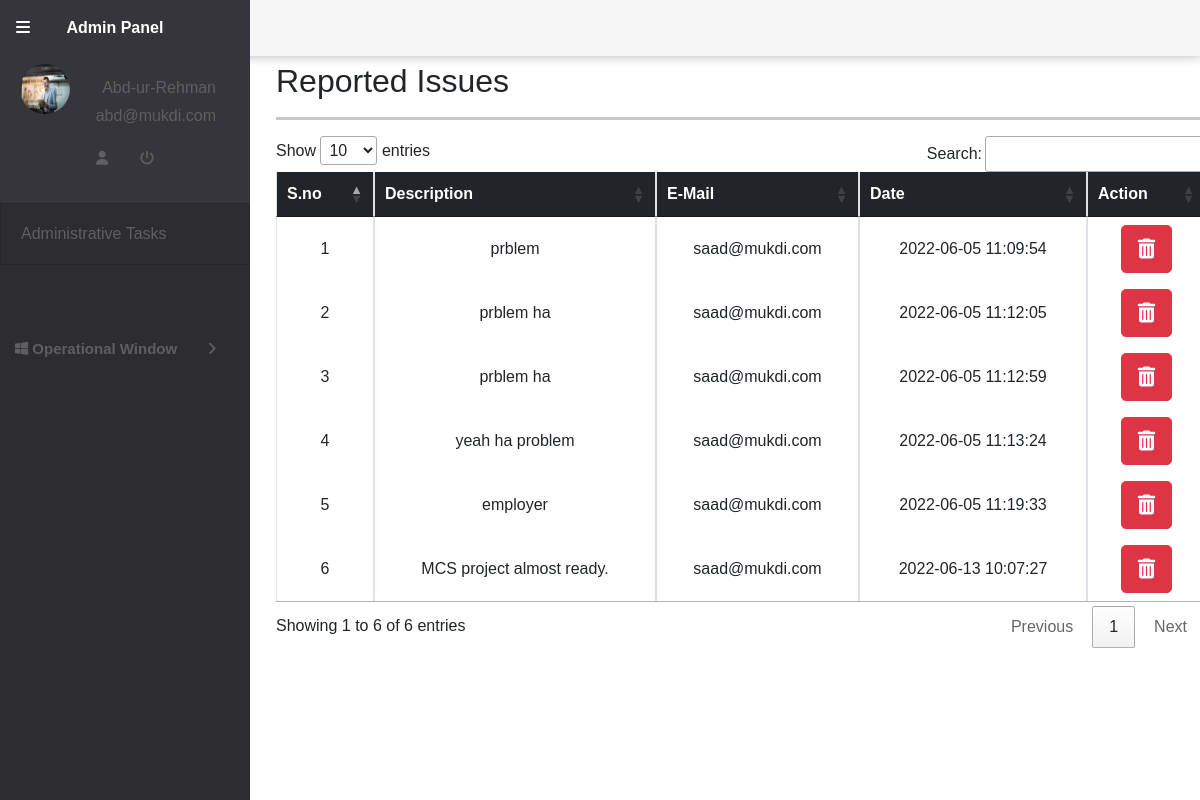
The page /admin_issues.php (signed in) on the database its author committed.
### admin_issues.php (the view, shortened to what this page needs)
<!DOCTYPE html>
<html>
	<head>
	<link href="https://cdn.jsdelivr.net/npm/bootstrap@5.1.3/dist/css/bootstrap.min.css" rel="stylesheet">
	<link rel="stylesheet" href="//cdn.datatables.net/1.10.20/css/jquery.dataTables.min.css">
    <link rel="stylesheet" href="style/design.css">
	</head>
	<body>
	<?php require 'partials/admin_panel.php'; ?>
<div class= 'content-bar'>
<div class='container' style='margin-bottom:30px;'>
<h2>Reported Issues</h2>
<?php
	if(1)
	{
	echo "
        <hr style='width:100%; height:3px;'>
			<table class='table table-bordered text-center table-hover table-responsive' id='myTable'>
  				<thead class='bg-dark text-white'>
    				<tr>
      					<th scope='col'>S.no</th>
      					<th scope='col'>Description</th>
      					<th scope='col'>E-Mail</th>
      					<th scope='col'>Date</th>
						<th scope='col'>Action</th>
						<th scope='col' style='display:none;'></th>
    				</tr>
  				</thead>
  					<tbody>";
					  	require 'partials/db_connect.php';
						$sql = 'SELECT * FROM `reported-issues`';
						$result = mysqli_query($conn, $sql);
          				$sno = 0;
          				while($row = mysqli_fetch_assoc($result))
						{
            			$sno = $sno + 1;
    					echo "<tr>
      						<td scope='row' style='padding-top:20px;'>".$sno."</td>
      						<td style='padding-top:20px;'>".$row['Description-report']."</td>
							<td style='padding-top:20px;'>".$row['Adress-mail']."</td>
							<td style='padding-top:20px;'>".$row['Date']."</td>
							<td><button class='delete_report btn btn-lg btn-danger'><i class='fa fa-trash'></i></button></td>
							<td style='display:none;'>".$row['Sr']."</td>
						</tr>";
						}
  					echo "</tbody>
			</table>
		</div>
	</div>
	</div>";
	}
?>
</body>
</html>

### style/design.css (style rules this page uses)
* { margin: 0; padding: 0; box-sizing: border-box; font-family: 'Maven Pro', sans-serif; }
body { background-color: white; margin: 0, 0, 0, 0; padding-bottom: 0px; }
.container { padding: 0 16px; }
.container::after, .row::after { content: ""; clear: both; display: table; }
.content-bar { position: absolute; top: 3.9em; left: 260px; transition: 1s; width: 80%; }

### rows shown on the page
reported-issues: value "prblem", value "saad@mukdi.com", Date "2022-06-05 11:09:54"
reported-issues: value "prblem ha", value "saad@mukdi.com", Date "2022-06-05 11:12:05"
reported-issues: value "prblem ha", value "saad@mukdi.com", Date "2022-06-05 11:12:59"
reported-issues: value "yeah ha problem", value "saad@mukdi.com", Date "2022-06-05 11:13:24"
reported-issues: value "employer", value "saad@mukdi.com", Date "2022-06-05 11:19:33"
reported-issues: value "MCS project almost ready.", value "saad@mukdi.com", Date "2022-06-13 10:07:27"
